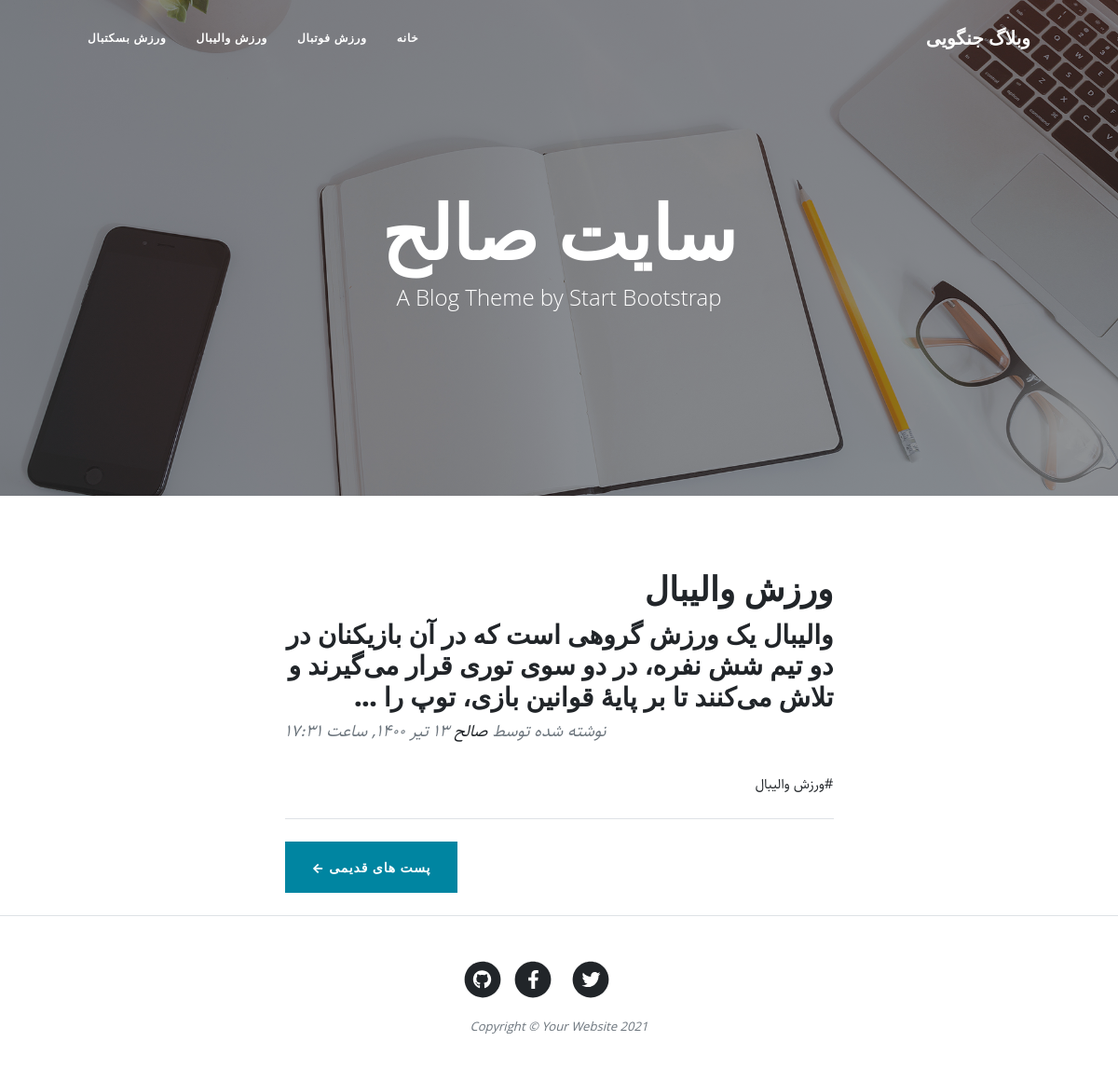
The app's page /category/volleyball with its own data.
### blog/models.py (models this page shows, shortened)
class Category(models.Model):
    title = models.CharField(max_length=200, verbose_name = "عنوان دسته‌بندي")
    slug = models.SlugField(max_length=100, unique=True, verbose_name = "آدرس دسته‌بندي")
    status = models.BooleanField(default=True, verbose_name= "آيا نمايش داده شود؟")
    position = models.IntegerField(verbose_name="پوزيشن")
    class Meta:
        verbose_name = "دسته‌بندي"
        verbose_name_plural = "دسته‌بندي ها"
        ordering = ["position"]

class Article(models.Model):
    STATUS_CHOICES =(
        ('d', 'پيشن‌‌ويس'),
        ('p', 'منتشر شده'),
    )
    title = models.CharField(max_length=200, verbose_name = "عنوان مقاله")
    slug = models.SlugField(max_length=100, unique=True, verbose_name = "آدرس مقاله")
    category = models.ManyToManyField(Category, verbose_name= "دسته‌بندي", related_name="articles")
    description = models.TextField(verbose_name = "محتوا")
    thumbnail = models.ImageField(upload_to="images", verbose_name = "تصوير مقاله")
    publish = models.DateTimeField(default=timezone.now, verbose_name = "زمان انتشار")
    created = models.DateTimeField(auto_now_add=True)
    updated = models.DateTimeField(auto_now=True)
    status = models.CharField(max_length=1, choices=STATUS_CHOICES, verbose_name = "وضعيت")
    class Meta:
        verbose_name = "مقاله"
        verbose_name_plural = "مقالات"
        ordering = ["-publish"]
    def jpublish(self):
        return jalali_converter(self.publish)
    jpublish.short_description = "زمان انتشار"
    def category_published(self):
        return self.category.filter(status=True)

### blog/views.py (the view)
# urls.py: path('category/<slug:slug>', category, name="category"),
def category(request, slug):
    context = {
        "category" : get_object_or_404(Category, slug=slug, status=True),
    }
    return render(request,"blog/category.html", context)

### blog/templatetags/base_tags.py (called while the page is built)
@register.simple_tag
def title():
    return "وبلاگ جنگویی"

@register.inclusion_tag("blog/partials/category_navbar.html")
def category_navbar():
    return {
        "category" : Category.objects.filter(status=True)
    }

### extensions/jalali.py (called while the page is built)
    def persian_tuple(self):
        return self.persian_year, self.persian_month, self.persian_day

### extensions/utils.py (called while the page is built)
def persian_numbers_converter(mystr):
    mynumbers = {
        "0" : "۰",
        "1" : "۱",
        "2" : "۲",
        "3" : "۳",
        "4" : "۴",
        "5" : "۵",
        "6" : "۶",
        "7" : "۷",
        "8" : "۸",
        "9" : "۹",
    }
    for e, p in mynumbers.items():
        mystr = mystr.replace(e, p)
    return mystr

def jalali_converter(time):
    jmonths = ["اسفند","بهمن","دي","آذر","آبان","مهر","شهريور","مرداد","تير","خرداد","ارديبهشت","فروردين"]
    time = timezone.localtime(time)
    time_to_str = "{},{},{}".format(time.year, time.month, time.day)
    time_to_tuple = jalali.Gregorian(time_to_str).persian_tuple()
    time_to_list = list(time_to_tuple)
    for index, month in enumerate(jmonths):
        if time_to_list[1] == index - 4:
            time_to_list[1] = month
            break
    output = "{} {} {}, ساعت {}:{}".format(
        time_to_list[2],
        time_to_list[1],
        time_to_list[0],
        time.hour,
        time.minute,
    )
    return persian_numbers_converter(output)

### blog/templates/blog/category.html
{% extends 'blog/base.html' %}
{% load static %}
{% block main %}
        <header class="masthead" style="background-image: url('{% static "blog/assets/img/home-bg.jpg"%}')">
            <div class="container position-relative px-4 px-lg-5">
                <div class="row gx-4 gx-lg-5 justify-content-center">
                    <div class="col-md-10 col-lg-8 col-xl-7">
                        <div class="site-heading">
                            <h1>سايت صالح</h1>
                            <span class="subheading">A Blog Theme by Start Bootstrap</span>
                        </div>
                    </div>
                </div>
            </div>
        </header>
        <div class="container px-4 px-lg-5">
            <div class="row gx-4 gx-lg-5 justify-content-center">
                <div class="col-md-10 col-lg-8 col-xl-7">
                {% for article in category.articles.all %}
                <div class="post-preview">
                    <a href="{% url 'detail' article.slug %}"><h2 class="post-title">{{article.title}}</h2></a>
                    <h3 class="post-subtitle">
                        {{article.description|truncatewords:30}}
                        </h3>
                    <p class="post-meta">
                        نوشته شده توسط
                        <a href="#!">صالح</a>
                        {{article.jpublish}}
                    </p>
                    <div>
                        {% for cat in article.category_published.all %}
                            <a href="#">#{{cat.title}}</a>
                        {% endfor %}
                    </div>
                </div>
                <hr class="my-4" />
                {% endfor %}
                    <div class="d-flex justify-content-end mb-4"><a class="btn btn-primary text-uppercase" href="#!">پست های قدیمی &larr;</a></div>
                </div>
            </div>
        </div>
{% endblock %}

### blog/templates/blog/partials/category_navbar.html
<div class="collapse navbar-collapse" id="navbarResponsive">
    <ul class="navbar-nav ms-auto py-4 py-lg-0">
        <li class="nav-item"><a class="nav-link px-lg-3 py-3 py-lg-4" href="home.html">خانه</a></li>
        {% for cat in category %}
            <li class="nav-item"><a class="nav-link px-lg-3 py-3 py-lg-4" href="{% url 'category' cat.slug %}">{{cat.title}}</a></li>
        {% endfor %}
    </ul>
</div>

### blog/static/blog/css/rtl.css (style rules this page uses)
body { direction: rtl; text-align: right; font-family: "Sahel"; font-size: 15px; }
.navbar-nav { margin-left: initial !important; margin-right: auto; }
.post-meta { text-align: left; }

### records on screen
Category: title "ورزش فوتبال"
Category: title "ورزش والیبال"
Category: title "ورزش بسکتبال"
Article: title "ورزش والیبال", description "والیبال یک ورزش گروهی است که در آن بازیکنان در دو تیم شش نفره، در دو سوی توری قرار می‌گیرند و تلاش می‌کنند تا بر پایهٔ قوانین بازی، توپ را …", jpublish "۱۳ تير ۱۴۰۰, ساعت ۱۷:۳۱"
